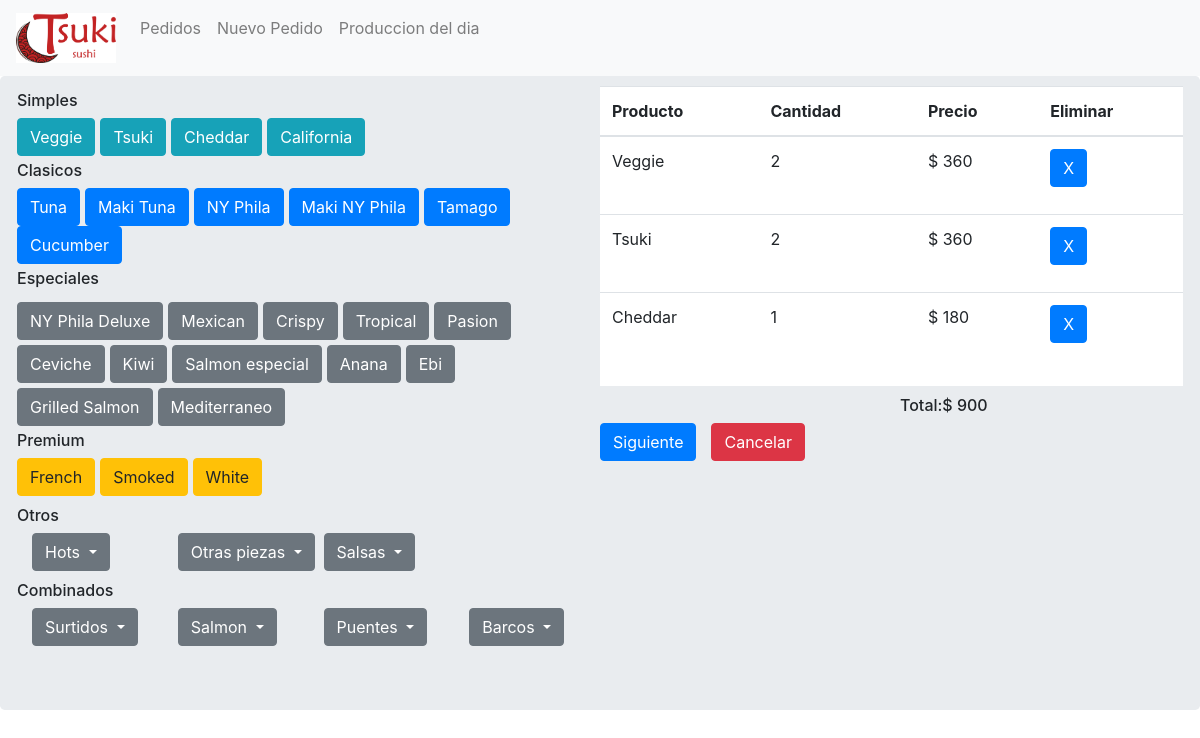
Screenshot of /tsuki_app/nuevopedido/r_cheddar/ with the database file from the repository.
### tsuki_app/models.py (models this page shows, shortened)
class Listaprecios(models.Model):
    id                     = models.SlugField(primary_key = True, max_length =256)
    nombre_producto        = models.CharField(max_length=256,null=True)
    precio_producto        = models.IntegerField(null=True)
    categoria_producto     = models.CharField(max_length=20,null=True)

### tsuki_app/views.py (the view)
# urls.py: path('nuevopedido/<slug:producto>/',views.incorporandoitems,name='incorporando'),
def incorporandoitems(request,producto):
    productos= Listaprecios.objects.all()
    if producto in carrito:
        carrito[producto]= carrito[producto] +  1
    else:
        carrito[producto]=1
    return render(request,'tsuki_app/nuevo_pedido.html',{'lista':productos,'carro':carrito})

### tsuki_app/templatetags/my_extras.py (called while the page is built)
@register.filter(name='tomar_valor')
def tomar_valor(value,key):
     return value.get(key)

### templates/tsuki_app/nuevo_pedido.html (shortened to what this page needs)
{% extends "tsuki_app/base.html" %}
{% load my_extras %}
{% block body_block %}
    <div class="jumbotron">
      <div class="row">
        <div class="col-6">
              <div class="row">
                  <h6 class='textosrolls'>Simples</h6>
                </div>
                <div class="row">
                  {% for prod in lista %}
                  {% if prod.categoria_producto == "Simples"%}
                          <a class="btn btn-info" href="{% url 'tsuki_app:incorporando' producto=prod.id %}" style="margin-right:5px;">{{prod.nombre_producto}}</a>
                  {% endif %}
                  {% endfor %}
                </div>
              <div class="row">
                  <h6 class='textosrolls'>Clasicos</h6>
                </div>
                <div class="row">
                {% for prod in lista %}
                {% if prod.categoria_producto == "Clasicos"%}
                        <a class="btn btn-primary" href="{% url 'tsuki_app:incorporando' producto=prod.id %}" style="margin-right:5px;">{{prod.nombre_producto}}</a>
                {% endif %}
                {% endfor %}
                </div>
              <div class="row">
                  <h6 class='textosrolls'>Especiales</h6>
                </div>
                <div class="row">
                  {% for prod in lista %}
                  {% if prod.categoria_producto == "Especiales"%}
                          <a class="btn btn-secondary" href="{% url 'tsuki_app:incorporando' producto=prod.id %}" style="margin-right:5px;margin-top:5px;">{{prod.nombre_producto}}</a>
                  {% endif %}
                  {% endfor %}
                </div>
              <div class="row">
                    <h6 class='textosrolls'>Premium</h6>
                    </div>
                      <div class="row">
                        {% for prod in lista %}
                        {% if prod.categoria_producto == "Premium"%}
                                <a class="btn btn-warning" href="{% url 'tsuki_app:incorporando' producto=prod.id %}" style="margin-right:5px;">{{prod.nombre_producto}}</a>
                        {% endif %}
                        {% endfor %}
                      </div>
              <div class="row">
                          <h6 id='combinados'>Otros</h6>
                          </div>
                          <div class="row">
                          <div class="col-3">
                                      <button class="btn btn-secondary dropdown-toggle" type="button" id="dropdownMenu2" data-toggle="dropdown" aria-haspopup="true" aria-expanded="false">
                                        Hots
                                      </button><br>
                                    </div>
                          <div class="col-3">
                                                  <button class="btn btn-secondary dropdown-toggle" type="button" id="dropdownMenu2" data-toggle="dropdown" aria-haspopup="true" aria-expanded="false">
                                                    Otras piezas
                                                  </button><br>
                                    </div>
                          <div class="col-3">
                                                            <button class="btn btn-secondary dropdown-toggle" type="button" id="dropdownMenu2" data-toggle="dropdown" aria-haspopup="true" aria-expanded="false">
                                                            Salsas
                                                            </button><br>
                                              </div>
                         </div>
              <div class="row">
                <h6 id='combinados'>Combinados</h6>
                </div>
                <div class="row">
                <div class="col-3">
                  <button class="btn btn-secondary dropdown-toggle" type="button" id="dropdownMenu2" data-toggle="dropdown" aria-haspopup="true" aria-expanded="false">
                    Surtidos
                  </button><br>
                </div>
                <div class="col-3">
                              <button class="btn btn-secondary dropdown-toggle" type="button" id="dropdownMenu2" data-toggle="dropdown" aria-haspopup="true" aria-expanded="false">
                                Salmon
                              </button><br>
                </div>
                <div class="col-3">
                  <button class="btn btn-secondary dropdown-toggle" type="button" id="dropdownMenu2" data-toggle="dropdown" aria-haspopup="true" aria-expanded="false">
                    Puentes
                  </button><br>
                </div>
                <div class="col-3">
                  <button class="btn btn-secondary dropdown-toggle" type="button" id="dropdownMenu2" data-toggle="dropdown" aria-haspopup="true" aria-expanded="false">
                    Barcos
                  </button><br>
                </div>
               </div>
        </div>
        <div class="col-6">
          <div id="carro" class="row">
           <table id="tabla-carro" class="table">
          <thead>
            <tr>
              <th scope="col">Producto</th>
              <th scope="col">Cantidad</th>
              <th scope="col">Precio</th>
              <th scope="col">Eliminar</th>
            </tr>
          </thead>
          <tbody>
            {% for producto in carro %}
            <tr>
              <td><p id ="{{producto}}" class = "N" ></p></td>
              <td>{{carro|tomar_valor:producto}}</td>
              <td><p id ="{{producto}}" class= "T" ></p> </td>
              <td><a class="btn btn-primary" href= "{% url 'tsuki_app:eliminarproducto' productoaeliminar=producto %}" >X</a></td>
            </tr>
            {% endfor %}
          </tbody>
        </table>
               </div>
                <div class="row">
            <h6 id="totalcarrito">Total:</h6>
            <h6 id="total"></h6>
          </div>
                <div class="row">
              <a id= "Siguiente"  class = 'btn btn-primary' href= "{% url 'tsuki_app:confirmarpedido' %}"> Siguiente </a>
              <a class = 'btn btn-danger' href="{% url 'tsuki_app:pedidos' %}"> Cancelar </a>
          </div>
                 </div>
      </div>
{% endblock %}

### tsuki_app/static/css/FuentesyEstilos.css (style rules this page uses)
.textosrolls { padding-top:5px; }
.jumbotron { padding-top: 10px; }
#carro { background-color: white; max-height: 300px; height: 300px; overflow-y: auto; }
#total { padding-top: 10px; }
#totalcarrito { padding-left:300px ; padding-top: 10px; }
#Siguiente { margin-right: 15px; }
#combinados { padding-top: 10px; }

### rows the page displays
Listaprecios: nombre_producto "Veggie"
Listaprecios: nombre_producto "Tsuki"
Listaprecios: nombre_producto "Cheddar"
Listaprecios: nombre_producto "California"
Listaprecios: nombre_producto "Tuna"
Listaprecios: nombre_producto "Maki Tuna"
Listaprecios: nombre_producto "NY Phila"
Listaprecios: nombre_producto "Maki NY Phila"
Listaprecios: nombre_producto "Tamago"
Listaprecios: nombre_producto "Cucumber"
Listaprecios: nombre_producto "NY Phila Deluxe"
Listaprecios: nombre_producto "Mexican"
Listaprecios: nombre_producto "Crispy"
Listaprecios: nombre_producto "Tropical"
Listaprecios: nombre_producto "Pasion"
Listaprecios: nombre_producto "Ceviche"
Listaprecios: nombre_producto "Kiwi"
Listaprecios: nombre_producto "Salmon especial"
Listaprecios: nombre_producto "Anana"
Listaprecios: nombre_producto "Ebi"
Listaprecios: nombre_producto "Grilled Salmon"
Listaprecios: nombre_producto "Mediterraneo"
Listaprecios: nombre_producto "French"
Listaprecios: nombre_producto "Smoked"
Listaprecios: nombre_producto "White"

### other values shown
{{ carro|tomar_valor:producto }} "2" "2" "1"
